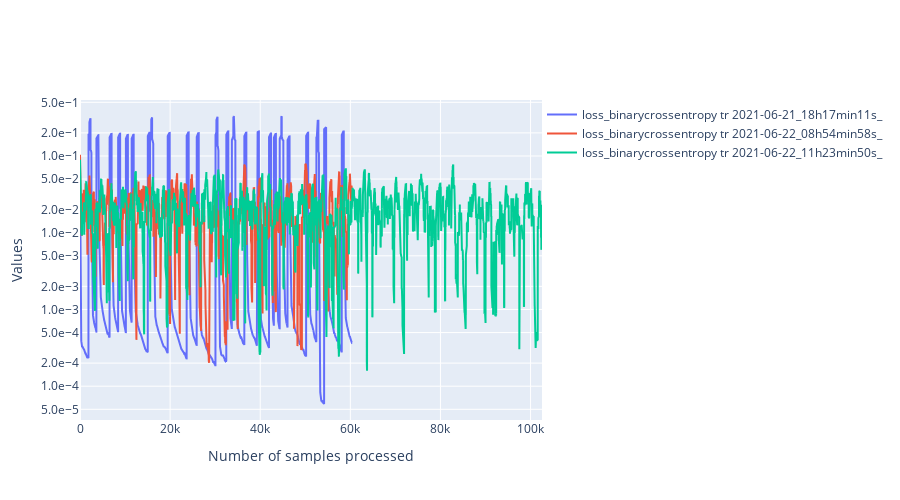

This figure's notebook cell:
### Code cell
import ipywidgets as widgets
class PersoToggleButton(widgets.ToggleButton):
    def __init__(self,name=None,*args,**kargs):
        super(PersoToggleButton, self).__init__(*args,**kargs)
        self.name = name

compute_width = lambda value:f"{max(len(str(value)) * 12, 60) + 20}px"
list_vertical_widgets = []
dico_changing_widgets_metadata = {}
list_changing_widgets_metrics = []
list_changing_widgets_tr_valid = []
# Widgets for the metadata ------------------------------------------------------------------
label_metadata_filter = "Metadata"
llocalvertwidgets = []
dico_changing_widgets_reorganized = {"metadata":{},"metrics":{},"mode":{}}
for metadata_name in df.columns:

    if metadata_name == "folder_id":
        continue
    possible_values = df[metadata_name].unique()
    label = widgets.Label(metadata_name)
    dico_changing_widgets_reorganized["metadata"][metadata_name] = {str(value):PersoToggleButton(
        value=True,
        description=str(value),
        disabled=False,
        button_style='', # 'success', 'info', 'warning', 'danger' or ''
        tooltip='',
        icon='check',
        layout = widgets.Layout(width = compute_width(value), margin='0px 0px 0px 0px'),
        name="metadata|"+metadata_name
    ) for value in possible_values}

    possibilities = list(dico_changing_widgets_reorganized["metadata"][metadata_name].values())
    dico_changing_widgets_metadata[metadata_name] = possibilities
    box = widgets.HBox(layout=widgets.Layout(width='100%',display='inline-flex',flex_flow='row wrap'),width='100%')
    box.overflow_x = 'auto'
    box.children = [label]+possibilities
    llocalvertwidgets.append(box)

box = widgets.VBox(width='100%')
box.children = llocalvertwidgets
list_vertical_widgets.append(box)
# Widgets to select metrics ---------------------------------------------------------------
label_metrics_filter = "Metrics"
dico_changing_widgets_reorganized["metrics"] = {str(metric_name):PersoToggleButton(
        value=True,
        description=metric_name,
        disabled=False,
        button_style='', # 'success', 'info', 'warning', 'danger' or ''
        tooltip='',
        icon='check',
        layout = widgets.Layout(width = compute_width(metric_name), margin='0px 0px 0px 0px'),
        name="metrics"
    )
    for metric_name in available_metrics}
possibilities = list(dico_changing_widgets_reorganized["metrics"].values())
list_changing_widgets_metrics = possibilities
box = widgets.HBox(layout=widgets.Layout(width='100%',display='inline-flex',flex_flow='row wrap'),width='100%')
box.overflow_x = 'auto'
box.children = possibilities
list_vertical_widgets.append(box)

# widgets to select tr or valid ----------------------------------------------------------
label_tr_valid_filter = "Mode_of_training"
possibilities = [PersoToggleButton(
        value=True,
        description=mode,
        disabled=False,
        button_style='', # 'success', 'info', 'warning', 'danger' or ''
        tooltip='',
        icon='check',
        layout = widgets.Layout(width = compute_width(mode), margin='0px 0px 0px 0px'),
        name="mode"
    )
    for mode in ["tr","valid"]]
list_changing_widgets_tr_valid = possibilities
box = widgets.HBox(layout=widgets.Layout(width='100%',display='inline-flex',flex_flow='row wrap'),width='100%')
box.overflow_x = 'auto'
box.children = possibilities
list_vertical_widgets.append(box)

titles = ["Metadata", "Metrics","Mode_of_training"]
l = []
for item,title in zip(list_vertical_widgets,titles):
    accordion = widgets.Accordion(children=[item],titles=(title,))
    accordion.set_title(0,title)
    accordion.selected_index = 0
    l.append(accordion)
# widget for moving average
moving_average = widgets.IntText(
    value=100,
    description='mean_window',
    disabled=False
)
# widget to toggle log scale for the y axis
y_log_scale = widgets.ToggleButton(
        value=True,
        description="logy",
        disabled=False,
        button_style='', # 'success', 'info', 'warning', 'danger' or ''
        tooltip='',
        icon='check',
        layout = widgets.Layout(width = compute_width("logy"), margin='0px 0px 0px 0px')
    )

global_box = widgets.VBox(l+[moving_average,y_log_scale])

# Handlers --------------------------------------------------------------------------------------
from IPython.display import display,clear_output
import plotly.graph_objects as go
import main.src.analysis.tools as tls
def filter_metadata():
    global states
    global query
    # Extract informations from widgets to build a query for the dataframe
    list_sub_requests_1 = []
    for metadata_name,dico_metadata in states["metadata"].items():
        list_sub_requests_2 = []
        for name,state in dico_metadata.items():
            if state is True:
                type_data = type(df[metadata_name][0])
                if type_data is str:
                    name = f"\"{name}\""
                list_sub_requests_2.append(f"({metadata_name} == {name})")
        if len(list_sub_requests_2) > 0:
            poss = r" or ".join(list_sub_requests_2)
            list_sub_requests_1.append(f"({poss})")
    filtered_dataframe = df
    if len(list_sub_requests_1) > 0:
        query = r" or ".join(list_sub_requests_1)
        # Apply the query to the dataframe
        filtered_dataframe = df.query(query)
    list_runs = filtered_dataframe["folder_id"].unique()
    return list_runs,filtered_dataframe
def filter_metrics(runs):
    global states
    new_dico = {}
    for f,dico in dico_metrics.items():
        if f not in runs:
            continue
        new_dico[f] = {}
        for metric_name,list_values in dico.items():
            if states["metrics"][metric_name] is True:
                new_dico[f][metric_name] = list_values
    return new_dico
def actualize_available_possibilities(dico_vals,filtered_dataframe):
    global states, dico_changing_widgets_metadata
    for column in filtered_dataframe.columns[1:]:
        values_available = filtered_dataframe[column].unique()
        for value in df[column].unique():
            w = dico_changing_widgets_reorganized["metadata"][column][str(value)]
            if value not in values_available:
                w.disabled = True
            else:
                w.disabled = False
def plot(dico_vals,filtered_dataframe):
    global states
    import numpy as np
    list_scatters = []
    import matplotlib.pyplot as plt
    for run,dico_metrics in dico_vals.items():
        line_dataframe = filtered_dataframe[filtered_dataframe["folder_id"] == run]
        batch_size_tr = line_dataframe["tr_batch_size"].values[0]
        batch_size_valid = line_dataframe["valid_batch_size"].values[0]
        for metric_name,metric_values in dico_metrics.items():
            if metric_name == "loss":
                metric_name = "loss_"+filtered_dataframe[filtered_dataframe["folder_id"] == run]["loss"].values[0]
                access_name = "_loss"
            else:
                access_name = "_values"
            global states
            for mode,state in states["mode"].items():
                if state is False:
                    continue
                batch_size = batch_size_tr if mode == "tr" else batch_size_valid
                if "loss" in metric_name:
                    access_name1 = "attr_"+mode+access_name
                else:
                    access_name1 = mode + access_name
                v = metric_values[access_name1]
                window = int(moving_average.value/batch_size)
                new_values = []
                for i in range(len(v)-window):
                    new_values.append(np.mean(v[i:min(i+window,len(v))]))
                v = np.array(new_values)
                x = np.arange(0,v.shape[0]) * batch_size
                x = pd.Series(x)
                v = pd.Series(v)
                graph = go.Scatter(x=x,y=v,mode='lines',name=f"{metric_name} {mode} {run}",
                                   hovertemplate='Sample n°: %{x}'+f'<br>{metric_name} {mode}<br>{run}:'+' %{y}')
                list_scatters.append(graph)
    plt.clf()
    fig = go.Figure(
        data=list_scatters,
        layout=go.Layout(
            title=go.layout.Title(text=""),
            xaxis_title="Number of samples processed",
            yaxis_title="Values",
            legend=dict(
                orientation="h",
                y=1,
                x=1
            ),
            yaxis={'tickformat':'.1e',},
            width=900,
            height = 500
        ),
    )
    if states["others"]["logy"] is True:
        fig.update_yaxes(type="log")
    clear_output()
    display(global_box)
    fig.show()
states = {"others":{"mean_window":moving_average.value,"logy":False},
          "mode":{"tr":False,"valid":False},
          "metrics":{k:False for k in available_metrics},
          "metadata":{k:{
              str(k1):False for k1 in df[k].unique()
          } for k in df.columns}
          }
def handler(v):
    global query
    if v["name"] == "disabled":
        return
    global states
    try:
        name = "others"
        try:
            name = v["owner"].name
        except:
            pass
        name = name.split("|")
        try:
            new_val = not(v["new"]["value"])
        except:
            new_val = not(v["new"])
    except Exception as e:
        return
    if len(name) == 2:
        states[name[0]][name[1]][v["owner"].description] = not(states[name[0]][name[1]][v["owner"].description])
    else:
        states[name[0]][v["owner"].description] = not(states[name[0]][v["owner"].description])
    runs,filtered_dataframe = filter_metadata()
    dico_vals = filter_metrics(runs)
    actualize_available_possibilities(dico_vals,filtered_dataframe)
    plot(dico_vals,filtered_dataframe)
    try:
        print(dico_vals['2021-06-20_17h39min55s_']["mae"])
    except:
        pass
    print(metric_name)

for name,liste_w in dico_changing_widgets_metadata.items():
    for w in liste_w:
        w.observe(handler)
for w in list_changing_widgets_metrics:
    w.observe(handler)
list_changing_widgets_metrics[-1].value = True
for w in list_changing_widgets_tr_valid:
    w.observe(handler)
for w in [moving_average,y_log_scale]:
    w.observe(handler)
global_box

### Figure 1 — Plotly figure (JSON) as saved in the notebook; plotly's stock layout.template omitted (floating-point values rounded to 4 significant figures; data arrays with more than 128 entries replaced by an {"elided": "..."} marker saying what was removed)
{"data": [{"hovertemplate": "Sample n°: %{x}<br>loss_binarycrossentropy tr<br>2021-06-21_18h17min11s_: %{y}", "mode": "lines", "name": "loss_binarycrossentropy tr 2021-06-21_18h17min11s_", "type": "scatter", "x": {"elided": "6035 int values"}, "y": {"elided": "6035 float values"}}, {"hovertemplate": "Sample n°: %{x}<br>loss_binarycrossentropy tr<br>2021-06-22_08h54min58s_: %{y}", "mode": "lines", "name": "loss_binarycrossentropy tr 2021-06-22_08h54min58s_", "type": "scatter", "x": {"elided": "6035 int values"}, "y": {"elided": "6035 float values"}}, {"hovertemplate": "Sample n°: %{x}<br>loss_binarycrossentropy tr<br>2021-06-22_11h23min50s_: %{y}", "mode": "lines", "name": "loss_binarycrossentropy tr 2021-06-22_11h23min50s_", "type": "scatter", "x": {"elided": "10255 int values"}, "y": {"elided": "10255 float values"}}], "layout": {"height": 500, "legend": {"orientation": "h", "x": 1, "y": 1}, "title": {"text": ""}, "width": 900, "xaxis": {"title": {"text": "Number of samples processed"}}, "yaxis": {"tickformat": ".1e", "title": {"text": "Values"}, "type": "log"}}}
